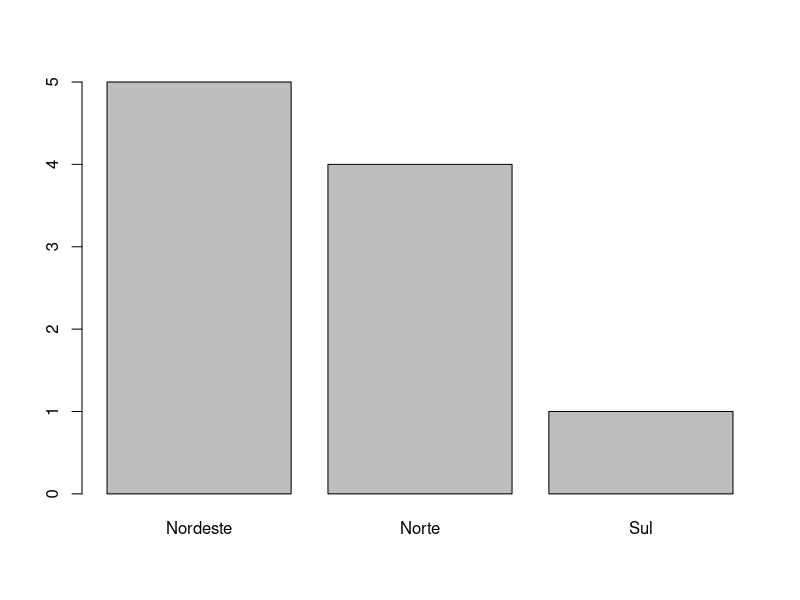
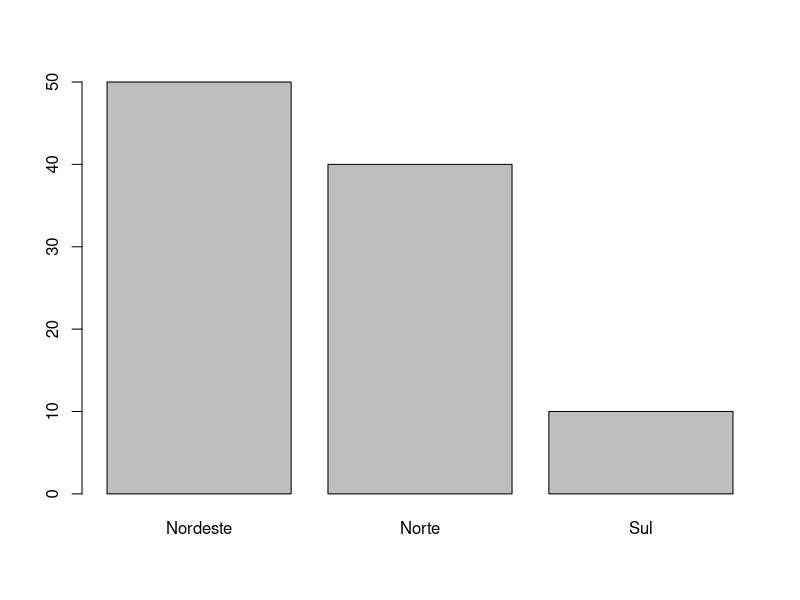
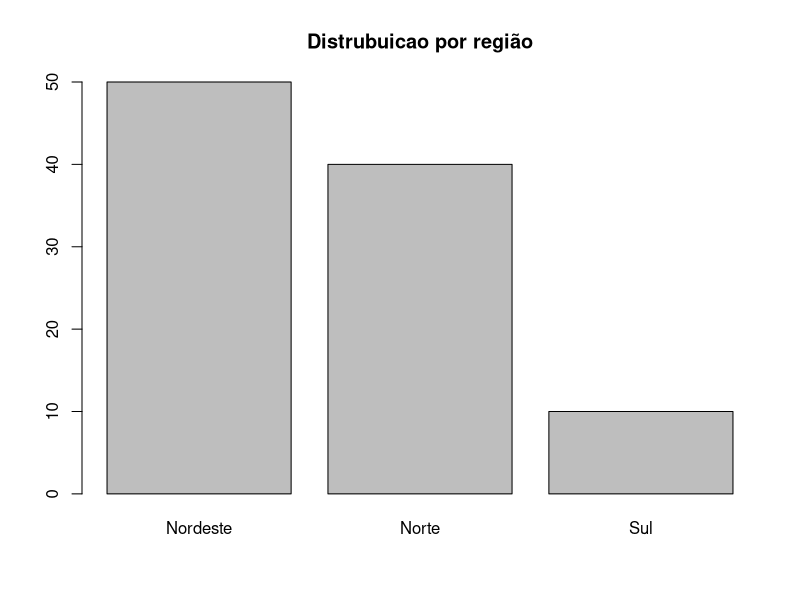
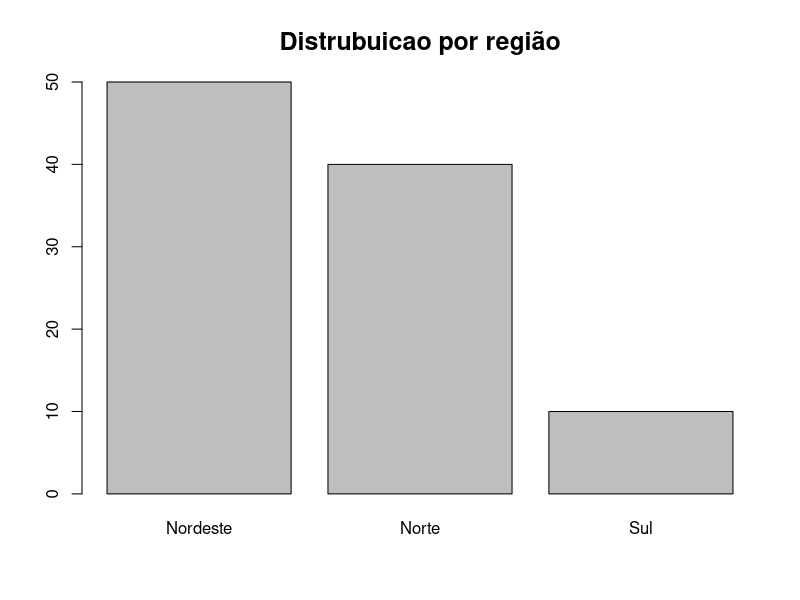
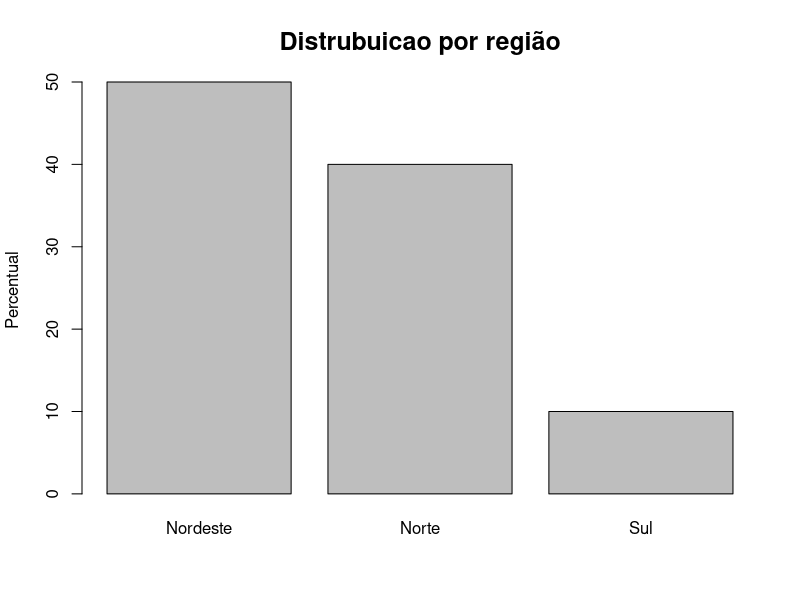
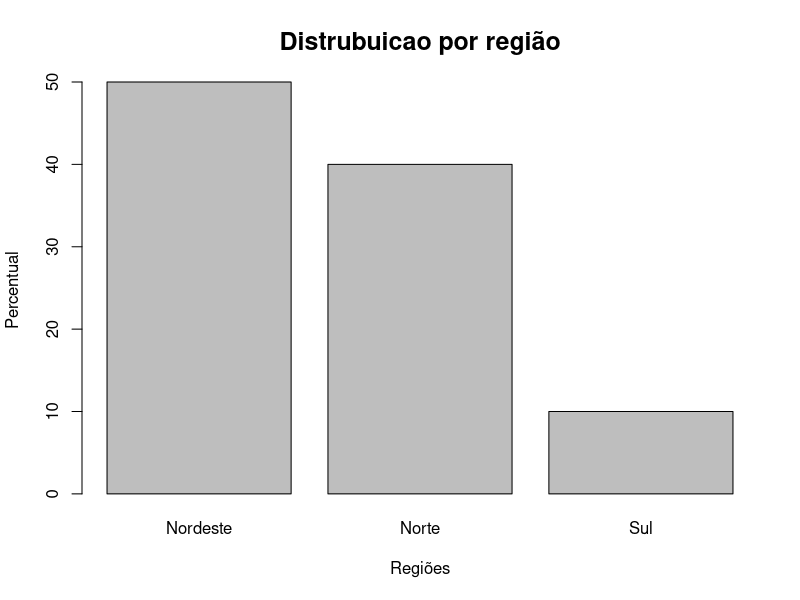
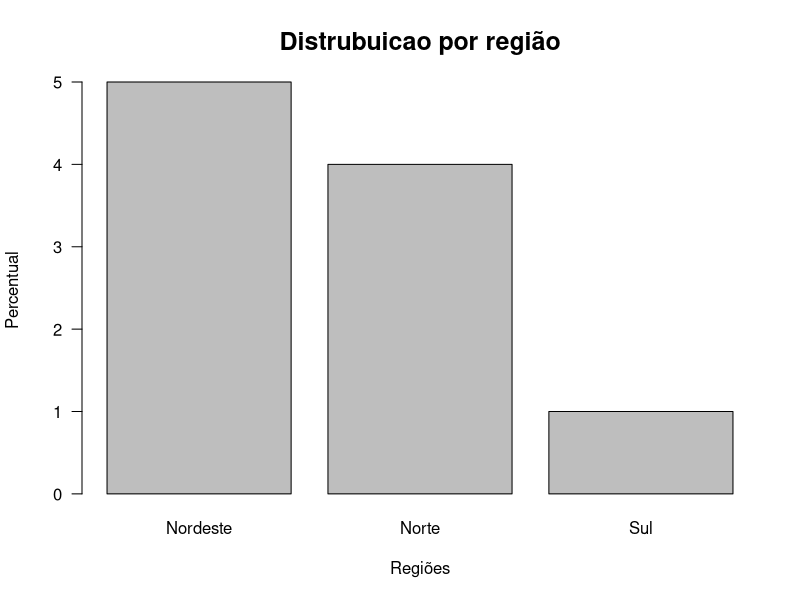
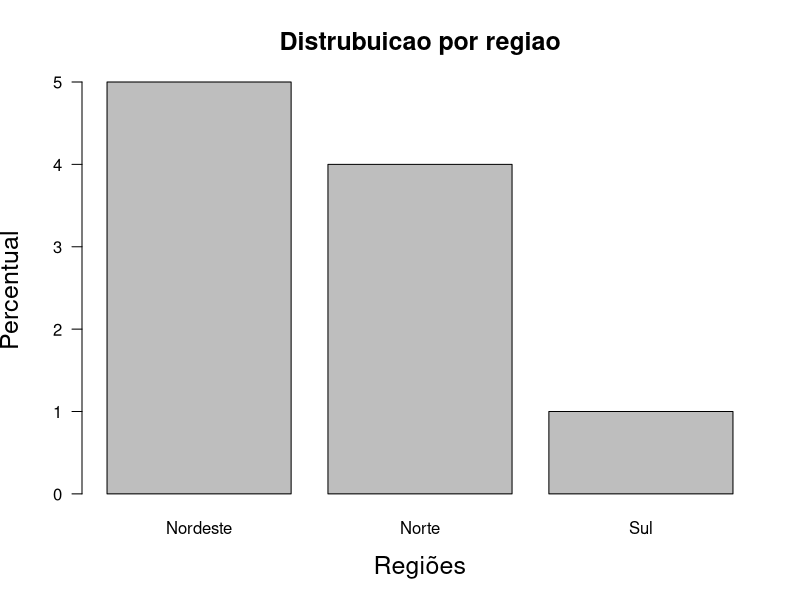

Write R code to recreate these figures, in order. (Note: this script raises an error after producing the figures.)

# ------------------------ Aula 2 ----------------------------------------------

# Supondo que você tenha esses dados do IBGE tabulados 
# no Microsoft Excel, e agora deseja importá-los para 
# o R visando fazer suas manipulacoes, como fazer isso?

# O que é um pacote? 

# Como instalar um pacote?

# Funcao "install.packages()"
# Pacote "readxl"
install.packages("readxl") # instala pacote

# Como carregar um pacote?

# Funcao "library()" ou "require()"
library(readxl) # carrega pacote

# Para carregar uma funcao de um pacote pode usar dois pontos, 
# assim voce sabe o pacote que esta usando e sua respectiva funcao.
# readxl::

# Importacao dos dados
# Funcao "read_excel()"
dados_ibge <- read_excel("aula_2_-_27-08/dados_ibge.xlsx")

# Import Dataset
# Environment > Import Dataset > From Excel > Browse > 
# Escolhe o banco de dados > Sheet > Import

# Funcao "View()"
View(dados_ibge) # visualiza os dados

# Como visualizar a estrutura desse banco de dados?
# Funcao "str()"
str(dados_ibge) # Mostra a estrutura dos dados

# Como visualizar quantas linhas e colunas tem nesse banco de dados?
# Funcao "dim()"
dim(dados_ibge) # Mostra quantas linhas e colunas tem
# Funcao "nrow()"
nrow(dados_ibge) # Mostra quantas linhas possui o banco de dados
# Funcao "ncol()"
ncol(dados_ibge) # Mostra quantas colunas possui o banco de dados

# Como visualizar suas variáveis?
# Funcao "names()"
names(dados_ibge) # Visualiza as variaveis presentes no conjunto de dados.

# É possível escolher uma variável para visualizar?
# Uso do "$"
dados_ibge$regiao 

# Funcao "attach()"
attach(dados_ibge) # Transforma as colunas como objetos.

cidade
regiao
populacao
PIB
mortalidade_infantil

# Calculo da media do PIB por regiao
# Funcao "tapply()"
tapply(PIB, regiao, mean)

# Calculo do desvio padrao do PIB por regiao
# Funcao "tapply()"
tapply(PIB, regiao, sd)

# Funcao "table()"
tab_regiao <- table(regiao)
tab_regiao

# Como calcular os percentuais para cada regiao?
# Funcao "prop.table()"
prop.table(tab_regiao)

proporcao_regiao <- prop.table(tab_regiao)
proporcao_regiao

porc_regiao <- prop.table(tab_regiao)*100
porc_regiao 

# Como somar todos os valores de uma coluna?
# Funcao "sum()"
sum(PIB) # Soma os valores de uma coluna
sum(populacao)
sum(mortalidade_infantil)

# Suponha que o pesquisador além de fazer essas análises
# vai produzir um relatório com os resultados dessa pesquisa
# e para isso ele precisará de gráficos para melhor demonstrar
# esses parametros, e inicialmente ele deseja mostrar graficamente
# o quantitativo de cidade de cada tab_regiao do estudo. 

# Grafico do tipo Barplot
# Funcao "barplot()"
barplot(tab_regiao)
barplot(porc_regiao)

barplot(porc_regiao,
        main = "Distrubuicao por região") # "main" adiciona título

barplot(porc_regiao,
        main = "Distrubuicao por região", 
        cex.main = 1.5) # "cex.main" altera o tamanho da fonte do título
        
barplot(porc_regiao,
        main = "Distrubuicao por região", 
        cex.main = 1.5, 
        ylab = "Percentual") # "ylab" adiciona título do eixo y

barplot(porc_regiao,
        main = "Distrubuicao por região", 
        cex.main = 1.5, 
        ylab = "Percentual", 
        xlab = "Regiões") # "xlab" adiciona título no eixo x

barplot(tab_regiao,
        main = "Distrubuicao por região",
        cex.main = 1.5, 
        ylab = "Percentual",
        xlab = "Regiões", 
        las = 1) # "las" rotacao de textos nas margens dos eixos

barplot(tab_regiao,
        main = "Distrubuicao por regiao", 
        cex.main = 1.5,
        ylab = "Percentual", 
        xlab = "Regiões", 
        las = 1, 
        cex.lab = 1.5) # "cex.lab" altera a cor dos nomes dos eixos

barplot(porc_regiao,
        main = "Distrubuicao por regiao", 
        cex.main = 1.5, 
        ylab = "Percentual", 
        xlab = "Regiões", 
        las = 1, 
        cex.lab = 1.5, 
        ylim = c(0, 60)) # "ylim" altera os limites no eixo y
barplot(porc_regiao,
        main = "Distrubuicao por regiao", 
        cex.main = 1.5, 
        ylab = "Percentual", 
        xlab = "Regiões", 
        las = 1, 
        cex.lab = 1.5, 
        ylim = c(0, 60),
        cex.lab = 1.5, 
        ylim = c(0, 60),
        col = c("pink", "yellow", "red")) # "col()" altera as cores das barras


barplot(porc_regiao,
        main = "Distrubuicao por regiao", 
        cex.main = 1.5, 
        ylab = "Percentual", 
        xlab = "Regiões", 
        las = 1, 
        cex.lab = 1.5, 
        ylim = c(0, 60),
        col = c("blue", "yellow", "red"), 
        col.main = "red") # "col.main" altera a cor do título

barplot(porc_regiao,
        main = "Distrubuicao por regiao", 
        cex.main = 1.5, 
        ylab = "Percentual", 
        xlab = "Regiões", 
        las = 1, 
        cex.lab = 1.5, 
        ylim = c(0, 60),
        col = c("blue", "yellow", "red"), 
        col.main = "red", 
        col.lab = "blue") # "col.lab" altera a cor dos nomes dos eixos

barplot(tab_regiao,
        main = "Distrubuicao por regiao", 
        cex.main = 1.5, 
        ylab = "Percentual", 
        xlab = "Regiões", 
        las = 1, 
        cex.lab = 1.5, 
        ylim = c(0, 6), 
        col = c("blue", "yellow", "red"), 
        col.main = "red", 
        col.lab = "blue",
        mtext("Fonte: IBGE, 2022", 
              side = 1, # escolhe o lado do grafico (1 = inferior)
              line = 4, # escolhe a linha
              adj = -0.25)) # ajuste na direcao da leitura

barplot(porc_regiao,
        main = "Distrubuicao por regiao", # "main" adiciona título
        cex.main = c(1.5), # "cex.main" altera o tamanho da fonte do título
        ylab = "Percentual", # "ylab" adiciona título do eixo y
        xlab = "Regiões", # "xlab" adiciona título no eixo x
        las =1, # "las" rotacao de textos nas margens dos eixos
        cex.lab = 1.5, # "cex.lab" altera a cor dos nomes dos eixos
        ylim = c(0, 60), # "ylim" altera os limites no eixo y
        col = c("blue", "yellow", "red"), # "col()" altera as cores das barras
        col.main = "red", # "col.main" altera a cor do título
        col.lab = "blue", # "col.lab" altera a cor dos nomes dos eixos
        mtext("Fonte: IBGE, 2022", 
              side = 1, # escolhe o lado do grafico (1 = inferior)
              line = 4, # escolhe a linha
              adj = -0.25)) # ajuste na direcao da leitura

# Grafico do tipo Pizza
# Funcao "pie()"
pie(porc_regiao,   # tabela com os valores a serem inseridos
    main = "Distrubuicao por regiao", # titulo do grafico
    labels = c("Nordeste (50,0%)", # rotulos
               "Norte (40,0%)", 
               "Sul (10,0%)"),
    col = c("red", "blue", "white"),# cores
    cex = 0.75,                     # tamanho da fonte
    cex.main = 1.2                 # tamanho da fonte do título
) 

# Outra opcao para o grafico de pizza, apresentando so as percentagens:
pie(porc_regiao,   # tabela com os valores a serem inseridos
    main = "Distrubuicao por regiao", # titulo do grafico
    labels = c("50,0%","40,0%", "10,0%"), # rotulos
    col = c("red","blue","white"), # cores
    cex = 0.75, # tamanho da fonte
    cex.main = 0.95 # tamanho da fonte do título
) 

# Legenda: Funcao "legend()"
legend(
    "top",  # Local para posicionar a legenda (alto à direita)
    legend = c("Nordeste", # insere as informacoes
             "Norte", 
             "Sul"),
    fill = c("red","blue","white"), #cores de preenchimento
    bty = "n",   # Não coloca a legenda dentro de uma "caixa", (o - coloca legenda na caixa)
    horiz = T    # cada grupo fica em uma única linha
)

# legend() pode ser substituido pelos valores “bottomright”, “bottom”, 
# “bottomleft”, “left”, “topleft”, “top”, “topright”, “right” 
# e “center” para usar posições predefinidas.

